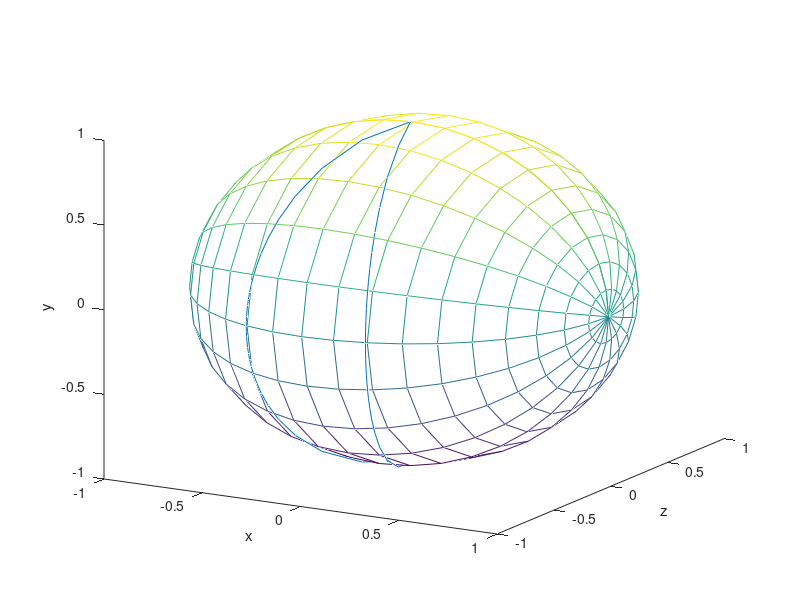

This figure's MATLAB source:
e=4.0;
e=0.25;
e=100.0;
e=0.01;

phi=0.375;
phi=0.125;
phi=0.45;
phi=0.25;
phi=0.01;
phi=pi*phi;

% jeffery constant

c=e* cot(phi);

es=e^2;
N=64;

dchi = 2*pi/N;

for i=1:N+1
 chi=(i-1.0)*dchi;
  tanxi = c/sqrt(es*sin(chi)^2+cos(chi)^2);
 xi = atan(tanxi);
 rho = sin(xi);
 xj(i)=rho*cos(chi);
 yj(i)=rho*sin(chi);
 zj(i)=cos(xi);
end

plot3(xj,-zj,yj)
hold on
[z, y, x]= sphere;
mesh(0.99*x, 0.99*y, 0.99*z);

xlabel('x')
ylabel('z')
zlabel('y')
view(30,18)
